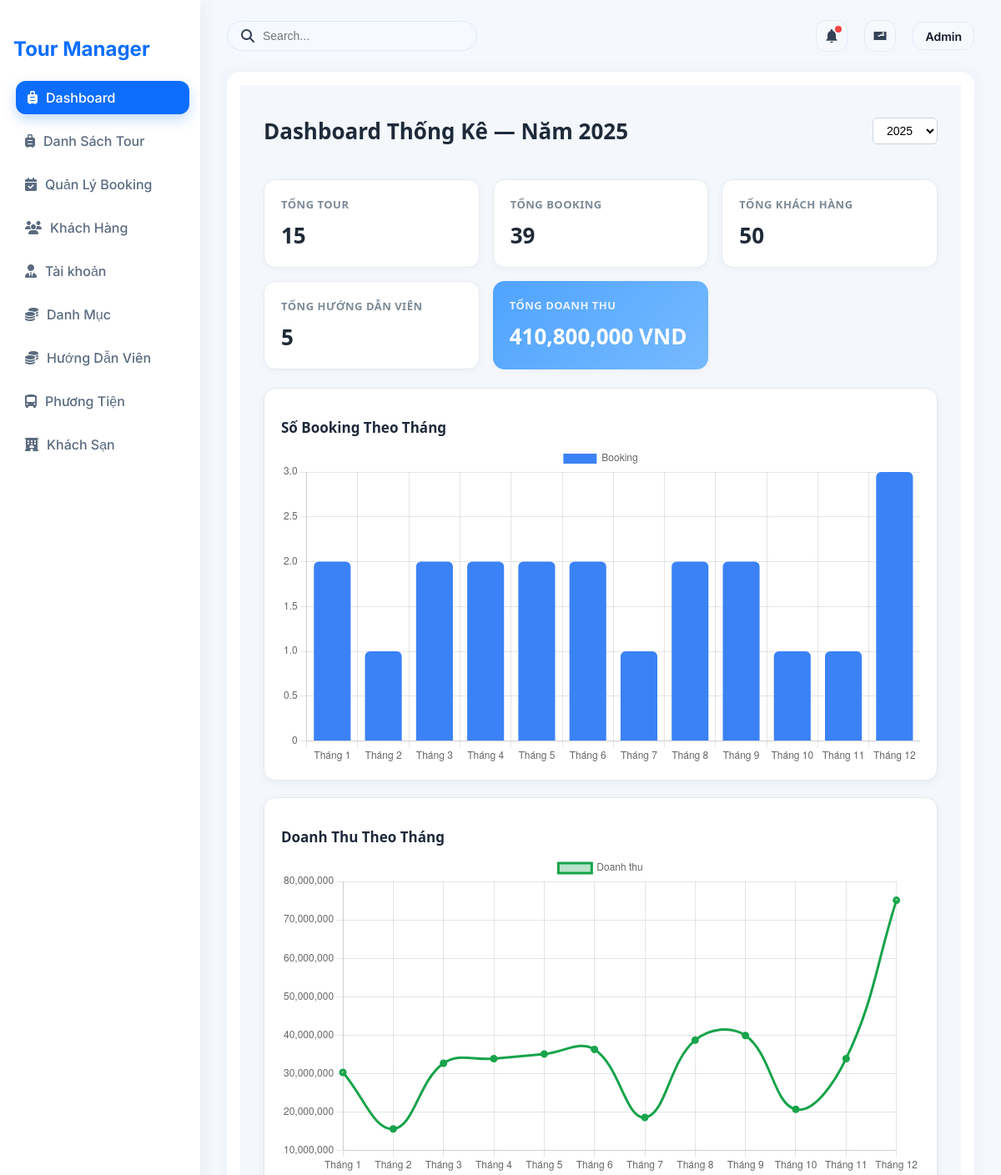
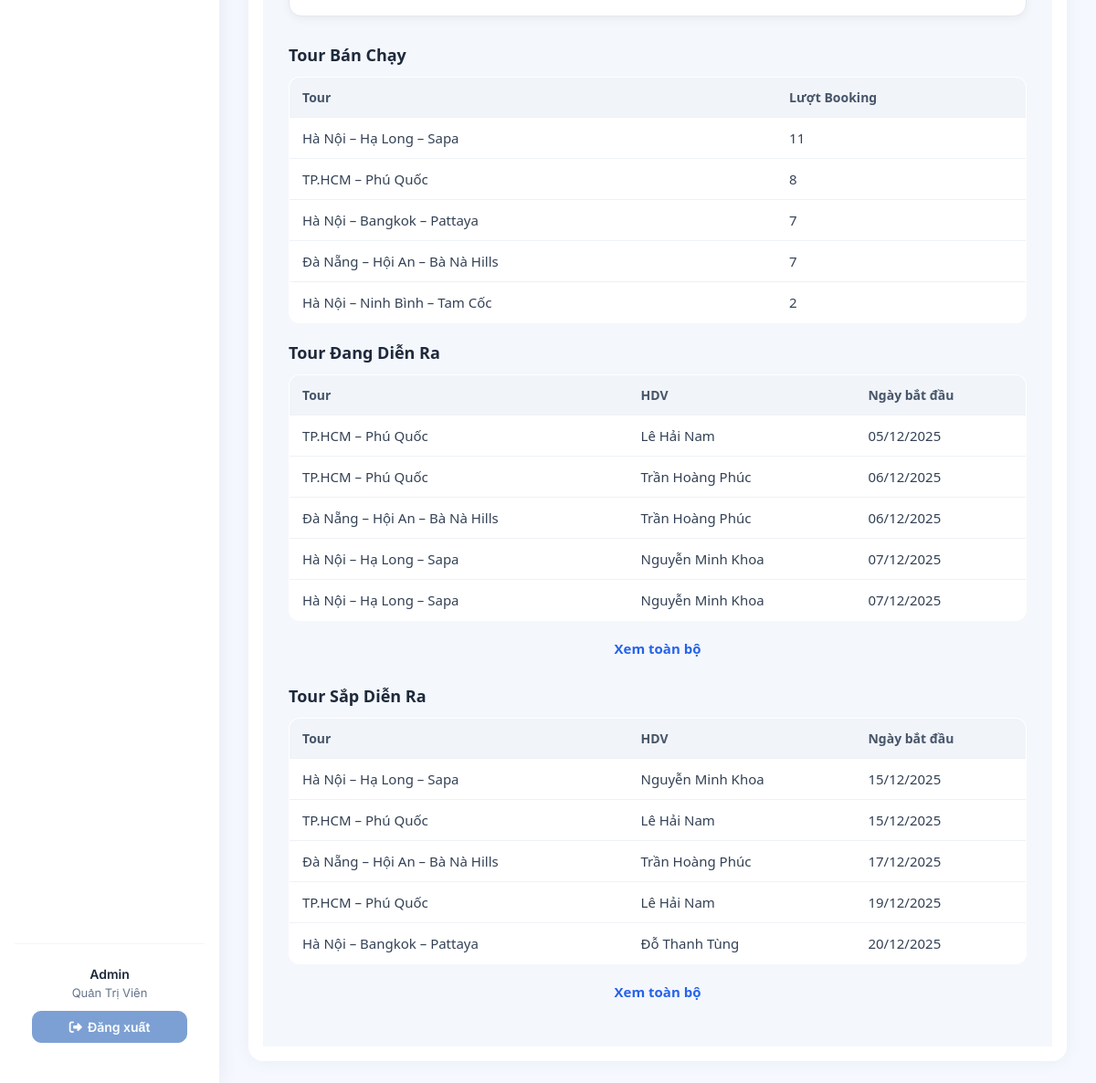
/?action=admin (signed in), run on the app's committed database (2 pictures, top to bottom).
### tables this page shows
CREATE TABLE `bookings` (
  `booking_id` int NOT NULL,
  `tour_id` int DEFAULT NULL,
  `guide_id` int DEFAULT NULL,
  `hotel_id` int DEFAULT NULL,
  `vehicle_id` int DEFAULT NULL,
  `status` enum('sap_dien_ra','dang_dien_ra','cho_xac_nhan_ket_thuc','da_hoan_thanh','da_huy') NOT NULL DEFAULT 'sap_dien_ra',
  `report` text,
  `created_at` timestamp NULL DEFAULT CURRENT_TIMESTAMP,
  `start_date` date DEFAULT NULL,
  `end_date` date DEFAULT NULL,
  `total_price` decimal(12,2) NOT NULL DEFAULT '0.00',
  `note` text NOT NULL
);

CREATE TABLE `tours` (
  `tour_id` int NOT NULL,
  `tour_name` varchar(150) NOT NULL,
  `description` text,
  `price_adult` int NOT NULL DEFAULT '0',
  `price_child` int NOT NULL DEFAULT '0',
  `days` int NOT NULL DEFAULT '1',
  `category_id` int DEFAULT NULL,
  `tour_images` varchar(255) DEFAULT NULL
);

CREATE TABLE `users` (
  `user_id` int NOT NULL,
  `username` varchar(50) NOT NULL,
  `password` varchar(255) NOT NULL,
  `role` enum('admin','guide') NOT NULL DEFAULT 'guide',
  `name` varchar(100) DEFAULT NULL,
  `email` varchar(100) DEFAULT NULL,
  `phone` varchar(20) DEFAULT NULL
);

### controllers/StatisticController.php (called while the page is built)
<?php
class StatisticController
{
    private $statisticQuery;
    public function __construct()
    {
        $this->statisticQuery = new StatisticQuery();
    }
    private function fillMonths(array $rows, string $field)
    {
        $result = [];
        for ($i = 1; $i <= 12; $i++) {
            $result[$i] = [
                'month' => $i,
                $field  => 0
            ];
        }
        foreach ($rows as $r) {
            $m = (int) $r['month'];
            if ($m >= 1 && $m <= 12) {
                $result[$m][$field] = (float) $r[$field];
            }
        }
        return array_values($result);
    }
    public function dashboard()
    {
        $year = isset($_GET['year']) ? (int) $_GET['year'] : (int) date('Y');
        $data = [];
        $data['year'] = $year;
        $data['total_tours']     = $this->statisticQuery->getTotalTours();
        $data['total_customers'] = $this->statisticQuery->getTotalCustomers();
        $data['total_guides']    = $this->statisticQuery->getTotalGuides();
        $data['total_bookings']  = $this->statisticQuery->getTotalBookings($year);
        $data['total_revenue']   = $this->statisticQuery->getTotalRevenue($year);
        $bm = $this->statisticQuery->getBookingByMonth($year);
        $data['booking_month'] = $this->fillMonths($bm, 'total');
        $rm = $this->statisticQuery->getRevenueByMonth($year);
        $data['revenue_month'] = $this->fillMonths($rm, 'revenue');
        $data['top_tours']  = $this->statisticQuery->getTopTours($year);
        $data['top_guides'] = $this->statisticQuery->getTopGuides($year);
        $data['running_tours']  = $this->statisticQuery->getRunningTours($year);
        $data['upcoming_tours'] = $this->statisticQuery->getUpcomingTours($year);
        require './views/Statistic/Statistic.php';
    }
}

### routes/index.php (called while the page is built)
<?php
$action = $_GET['action'] ?? '/';
match ($action) {
    '/' => (new AuthController)->home(),
    'admin' => require './views/admin.php',
    'login' => (new AuthController)->login(),
    'logout' => (new AuthController)->logout(),
    'admin-listTours' => require './views/admin.php',
    'admin-createTours' => require './views/admin.php',
    'admin-updateTours' => require './views/admin.php',
    'admin-listUsers' => require './views/admin.php',
    'admin-createUsers' => require './views/admin.php',
    'admin-updateUsers' => require './views/admin.php',
    'admin-listCategory' => require './views/admin.php',
    'admin-createCategory' => require './views/admin.php',
    'admin-updateCategory' => require './views/admin.php',
    'admin-listCustomer' => require './views/admin.php',
    'admin-createCustomer' => require './views/admin.php',
    'admin-updateCustomer' => require './views/admin.php',
    'admin-listDiscount' => require './views/admin.php',
    'admin-createDiscount' => require './views/admin.php',
    'admin-updateDiscount' => require './views/admin.php',
    'admin-listGuide' => require './views/admin.php',
    'admin-createGuide' => require './views/admin.php',
    'admin-updateGuide' => require './views/admin.php',
    'admin-listTourGuide' => require './views/admin.php',
    'admin-createTourGuide' => require './views/admin.php',
    'admin-updateTourGuide' => require './views/admin.php',
    'admin-listHotel' => require './views/admin.php',
    'admin-createHotel' => require './views/admin.php',
    'admin-updateHotel' => require './views/admin.php',
    'admin-listVehicles' => require './views/admin.php',
    'admin-createVehicles' => require './views/admin.php',
    'admin-updateVehicles' => require './views/admin.php',
    'admin-listReport' => require './views/admin.php',
    'admin-createReport' => require './views/admin.php',
    'admin-updateReport' => require './views/admin.php',
    default => require './views/admin.php',
};

### index.php (called while the page is built, shortened)
<?php
spl_autoload_register(function ($class) {
    $fileName = "$class.php";
    $fileModel              = PATH_MODEL . $fileName;
});
require_once './routes/index.php';

### models/BaseModel.php (called while the page is built, shortened)
<?php
class BaseModel
{
    public function __construct()
    {
        $dsn = sprintf('mysql:host=%s;port=%s;dbname=%s;charset=utf8', DB_HOST, DB_PORT, DB_NAME);
        try {
            $this->pdo = new PDO($dsn, DB_USERNAME, DB_PASSWORD, DB_OPTIONS);
        } catch (PDOException $e) {
            die("Kết nối cơ sở dữ liệu thất bại: {$e->getMessage()}. Vui lòng thử lại sau.");
        }
    }
}

### models/StatisticQuery.php (called while the page is built, shortened)
<?php
class StatisticQuery extends BaseModel
{
    public function getTotalTours()
    {
        $sql = "SELECT COUNT(*) AS total FROM tours";
        $stmt = $this->pdo->query($sql);
        return (int) ($stmt->fetch()['total'] ?? 0);
    }
    public function getTotalCustomers()
    {
        $sql = "SELECT COUNT(*) AS total FROM customers";
        $stmt = $this->pdo->query($sql);
        return (int) ($stmt->fetch()['total'] ?? 0);
    }
    public function getTotalGuides()
    {
        $sql = "SELECT COUNT(*) AS total FROM guides";
        $stmt = $this->pdo->query($sql);
        return (int) ($stmt->fetch()['total'] ?? 0);
    }
    public function getTotalBookings($year)
    {
        $sql = "
            SELECT COUNT(*) AS total
            FROM bookings
            WHERE start_date IS NOT NULL
              AND YEAR(start_date) = :year
        ";
        $stmt = $this->pdo->prepare($sql);
        $stmt->execute(['year' => $year]);
        return (int) ($stmt->fetch()['total'] ?? 0);
    }
    public function getTotalRevenue($year)
    {
        $sql = "
            SELECT SUM(bc.price_per_customer) AS revenue
            FROM bookings b
            JOIN booking_customers bc ON b.booking_id = bc.booking_id
            WHERE b.status = 'da_hoan_thanh'
            AND YEAR(b.start_date) = :year
        ";
        $stmt = $this->pdo->prepare($sql);
        $stmt->execute(['year' => $year]);
        return (float) ($stmt->fetch()['revenue'] ?? 0);
    }
    public function getBookingByMonth($year)
    {
        $sql = "
            SELECT
                MONTH(start_date) AS month,
                COUNT(*) AS total
            FROM bookings
            WHERE status = 'da_hoan_thanh'
            AND YEAR(start_date) = :year
            GROUP BY MONTH(start_date)
            ORDER BY MONTH(start_date)
        ";
        $stmt = $this->pdo->prepare($sql);
        $stmt->execute(['year' => $year]);
        return $stmt->fetchAll(PDO::FETCH_ASSOC);
    }
    public function getRevenueByMonth($year)
    {
        $sql = "
            SELECT
                MONTH(b.start_date) AS month,
                SUM(bc.price_per_customer) AS revenue
            FROM bookings b
            JOIN booking_customers bc ON b.booking_id = bc.booking_id
            WHERE b.status = 'da_hoan_thanh'
            AND YEAR(b.start_date) = :year
            GROUP BY MONTH(b.start_date)
            ORDER BY MONTH(b.start_date)
        ";
        $stmt = $this->pdo->prepare($sql);
        $stmt->execute(['year' => $year]);
        return $stmt->fetchAll(PDO::FETCH_ASSOC);
    }
}

### views/Statistic/Statistic.php (the view, shortened to what this page needs)
<div class="dashboard-wrapper">
    <div class="dashboard-header">
        <h1>Dashboard Thống Kê — Năm <?= $data['year'] ?></h1>
        <form method="GET">
            <select name="year" class="year-select" onchange="this.form.submit()">
                <?php
                    $current = date("Y");
                    for ($y = $current; $y >= $current - 5; $y--):
                ?>
                <option value="<?= $y ?>" <?= ($data['year'] == $y ? 'selected' : '') ?>>
                    <?= $y ?>
                </option>
                <?php endfor; ?>
            </select>
        </form>
    </div>
    <div class="card-grid">
        <div class="stat-card">
            <h3>Tổng Tour</h3>
            <div class="value"><?= $data['total_tours'] ?></div>
        </div>
        <div class="stat-card">
            <h3>Tổng Booking</h3>
            <div class="value"><?= $data['total_bookings'] ?></div>
        </div>
        <div class="stat-card">
            <h3>Tổng Khách hàng</h3>
            <div class="value"><?= $data['total_customers'] ?></div>
        </div>
        <div class="stat-card">
            <h3>Tổng Hướng Dẫn Viên</h3>
            <div class="value"><?= $data['total_guides'] ?></div>
        </div>
        <div class="stat-card revenue">
            <h3>Tổng Doanh Thu</h3>
            <div class="value"><?= number_format($data['total_revenue']) ?> VND</div>
        </div>
    </div>
    <div class="chart-section">
        <div class="chart-box">
            <h3>Số Booking Theo Tháng</h3>
            <canvas id="chartBooking"></canvas>
        </div>
        <div class="chart-box">
            <h3>Doanh Thu Theo Tháng</h3>
            <canvas id="chartRevenue"></canvas>
        </div>
    </div>
    <div class="table-section">
        <h3 class="section-title">Tour Bán Chạy</h3>
        <table class="stat-table">
            <thead>
                <tr>
                    <th>Tour</th>
                    <th>Lượt Booking</th>
                </tr>
            </thead>
            <tbody>
                <?php foreach ($data['top_tours'] as $t): ?>
                <tr>
                    <td><?= $t['tour_name'] ?></td>
                    <td><?= $t['total'] ?></td>
                </tr>
                <?php endforeach; ?>
            </tbody>
        </table>
        <h3 class="section-title">Tour Đang Diễn Ra</h3>
        <table class="stat-table">
            <thead>
                <tr>
                    <th>Tour</th>
                    <th>HDV</th>
                    <th>Ngày bắt đầu</th>
                </tr>
            </thead>
            <tbody>
                <?php foreach ($data['running_tours'] as $t): ?>
                <tr>
                    <td><?= $t['tour_name'] ?></td>
                    <td><?= $t['guide_name'] ?></td>
                    <td><?= date('d/m/Y', strtotime($t['start_date'])) ?></td>
                </tr>
                <?php endforeach; ?>
            </tbody>
        </table>
        <a href="?action=admin-listBooking&status=dang_dien_ra" class="view-more-btn">Xem toàn bộ</a>
        <h3 class="section-title">Tour Sắp Diễn Ra</h3>
        <table class="stat-table">
            <thead>
                <tr>
                    <th>Tour</th>
                    <th>HDV</th>
                    <th>Ngày bắt đầu</th>
                </tr>
            </thead>
            <tbody>
                <?php foreach ($data['upcoming_tours'] as $t): ?>
                <tr>
                    <td><?= $t['tour_name'] ?></td>
                    <td><?= $t['guide_name'] ?></td>
                    <td><?= date('d/m/Y', strtotime($t['start_date'])) ?></td>
                </tr>
                <?php endforeach; ?>
            </tbody>
        </table>
        <a href="?action=admin-listBooking&status=sap_dien_ra" class="view-more-btn">Xem toàn bộ</a>
    </div>
</div>
<script>
const bookingData = <?= json_encode($data['booking_month']) ?>;
const revenueData = <?= json_encode($data['revenue_month']) ?>;
const bookingLabels = bookingData.map(x => "Tháng " + x.month);
const bookingValues = bookingData.map(x => x.total);
const revenueLabels = revenueData.map(x => "Tháng " + x.month);
const revenueValues = revenueData.map(x => x.revenue);
// Booking chart
new Chart(document.getElementById("chartBooking"), {
    type: "bar",
    data: {
        labels: bookingLabels,
        datasets: [{
            label: "Booking",
            data: bookingValues,
            backgroundColor: "#3b82f6",
            borderRadius: 6
        }]
    }
});
// Revenue Chart
new Chart(document.getElementById("chartRevenue"), {
    type: "line",
    data: {
        labels: revenueLabels,
        datasets: [{
            label: "Doanh thu",
            data: revenueValues,
            borderColor: "#16a34a",
            backgroundColor: "rgba(22,163,74,0.3)",
            borderWidth: 3,
            tension: 0.4
        }]
    }
});
</script>

### assets/css/admin.css (style rules this page uses)
* { box-sizing: border-box; }
body { font-family: "Inter", sans-serif; margin: 0; padding: 0; background: #f5f9ff; color: #334155; display: flex; height: 100vh; overflow: hidden; }

### views/Statistic/Statistic.php (style rules this page uses)
.dashboard-wrapper { padding: 20px 28px; font-family: "Segoe UI", sans-serif; background: #f4f7fc; }
.dashboard-header { display: flex; justify-content: space-between; align-items: center; margin-bottom: 22px; }
.dashboard-header h1 { font-size: 26px; font-weight: 700; color: #1e2a3a; }
.year-select { padding: 6px 12px; border-radius: 6px; border: 1px solid #ced6e0; background: #fff; font-size: 14px; }
.card-grid { display: grid; gap: 16px; grid-template-columns: repeat(auto-fit, minmax(220px, 1fr)); margin-bottom: 22px; }
.stat-card { background: #ffffff; padding: 20px; border-radius: 14px; border: 1px solid #e6ebf2; box-shadow: 0 2px 8px rgba(0, 0, 0, 0.04); transition: .2s; }
.stat-card h3 { font-size: 13px; margin: 0; text-transform: uppercase; letter-spacing: .5px; color: #7c8a97; }
.stat-card .value { margin-top: 10px; font-size: 26px; font-weight: 700; color: #1f2937; }
.stat-card.revenue { background: linear-gradient(135deg, #4fa3ff, #76baff); border: none; color: #fff; }
.stat-card.revenue h3 { color: rgba(255, 255, 255, 0.85); }
.stat-card.revenue .value { color: #ffffff; }
.chart-section { display: grid; gap: 20px; grid-template-columns: repeat(auto-fit, minmax(450px, 1fr)); margin-bottom: 30px; }
.chart-box { background: white; padding: 18px 20px; border-radius: 14px; border: 1px solid #e4e8ef; box-shadow: 0 3px 10px rgba(0, 0, 0, 0.05); }
.chart-box h3 { font-size: 17px; font-weight: 600; margin-bottom: 10px; color: #1e293b; }
.table-section { margin-top: 20px; }
.section-title { font-size: 18px; font-weight: 700; margin: 20px 0 12px; color: #1e293b; }
.stat-table { width: 100%; border-collapse: collapse; background: #fff; border-radius: 12px; overflow: hidden; border: 1px solid #e6ebf2; margin-bottom: 20px; }
.stat-table thead { background: #f1f4f9; }
.stat-table th { text-align: left; font-size: 14px; padding: 12px 14px; color: #475569; font-weight: 600; }
.stat-table td { padding: 12px 14px; font-size: 15px; color: #334155; border-top: 1px solid #eef2f6; }
.view-more-btn { display: block; text-align: center; margin: 10px 0 30px; font-size: 15px; font-weight: 600; color: #2563eb; text-decoration: none; transition: 0.2s; }

### data on the page
bookings: tour.tour_name "TP.HCM – Phú Quốc", users.name "Lê Hải Nam", start_date "05/12/2025"
bookings: tour.tour_name "TP.HCM – Phú Quốc", users.name "Trần Hoàng Phúc", start_date "06/12/2025"
bookings: tour.tour_name "Đà Nẵng – Hội An – Bà Nà Hills", users.name "Trần Hoàng Phúc", start_date "06/12/2025"
bookings: tour.tour_name "Hà Nội – Hạ Long – Sapa", users.name "Nguyễn Minh Khoa", start_date "07/12/2025"
bookings: tour.tour_name "Hà Nội – Hạ Long – Sapa", users.name "Nguyễn Minh Khoa", start_date "07/12/2025"
bookings: tour.tour_name "Hà Nội – Hạ Long – Sapa", users.name "Nguyễn Minh Khoa", start_date "15/12/2025"
bookings: tour.tour_name "TP.HCM – Phú Quốc", users.name "Lê Hải Nam", start_date "15/12/2025"
bookings: tour.tour_name "Đà Nẵng – Hội An – Bà Nà Hills", users.name "Trần Hoàng Phúc", start_date "17/12/2025"
bookings: tour.tour_name "TP.HCM – Phú Quốc", users.name "Lê Hải Nam", start_date "19/12/2025"
bookings: tour.tour_name "Hà Nội – Bangkok – Pattaya", users.name "Đỗ Thanh Tùng", start_date "20/12/2025"

### other printed values
$user['name'] "Admin"
$data['year'] "2025"
$data['total_tours'] "15"
$data['total_bookings'] "39"
$data['total_customers'] "50"
$data['total_guides'] "5"
$data['total_revenue'] "410,800,000"
$t['tour_name'] "Hà Nội – Hạ Long – Sapa"
$t['total'] "11"
$t['tour_name'] "TP.HCM – Phú Quốc"
$t['total'] "8"
$t['tour_name'] "Hà Nội – Bangkok – Pattaya"
$t['total'] "7"
$t['tour_name'] "Đà Nẵng – Hội An – Bà Nà Hills"
$t['tour_name'] "Hà Nội – Ninh Bình – Tam Cốc"
